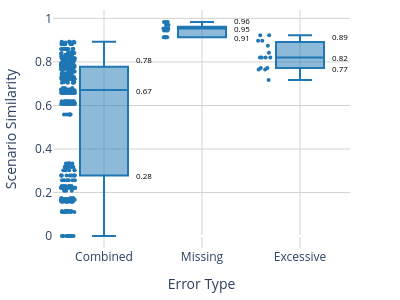

Notebook source saved alongside this figure:
### Code cell
import plotly.express as px

# Substituir os valores na coluna tipo_de_erro
given_then_df['tipo_de_erro'] = given_then_df['tipo_de_erro'].replace({
    'alfa': 'Missing',
    'beta': 'Excessive',
    'alfa+beta': 'Combined'
})

# Criar o boxplot com ajustes estilizados
fig = px.box(
    given_then_df,
    x='tipo_de_erro',
    y='Scenario Similarity',
    labels={'Scenario Similarity': 'Scenario Similarity', 'tipo_de_erro': 'Error Type'},
    points="all",  # Mostrar todos os pontos no boxplot
    color_discrete_sequence=["#1f77b4"]  # Cor uniforme e discreta
)

# Calcular estatísticas (Q1, mediana e Q3) para cada categoria
quartiles = given_then_df.groupby('tipo_de_erro')['Scenario Similarity'].quantile([0.25, 0.5, 0.75]).unstack()

# Adicionar anotações para Q1, mediana e Q3
for error_type, stats in quartiles.iterrows():
    q1 = stats[0.25]
    median = stats[0.5]
    q3 = stats[0.75]
    
    # Adicionar anotação para Q1
    fig.add_annotation(
        x=error_type,
        y=q1,
        text=f"{q1:.2f}",
        showarrow=False,
        font=dict(size=8, color="black"),
        yshift=0,
        xshift=40  # Ajuste da posição vertical
    )
    
    # Adicionar anotação para Mediana
    fig.add_annotation(
        x=error_type,
        y=median,
        text=f"{median:.2f}",
        showarrow=False,
        font=dict(size=8, color="black"),
        yshift=0,
        xshift=40
    )
    
    # Adicionar anotação para Q3
    fig.add_annotation(
        x=error_type,
        y=q3,
        text=f"{q3:.2f}",
        showarrow=False,
        font=dict(size=8, color="black"),
        yshift=7,
        xshift=40
    )

# Ajustar layout e estilização
fig.update_layout(
    title=None,  # Remover título acima do gráfico
    xaxis_title="Error Type",  # Legenda do eixo X
    yaxis_title="Scenario Similarity",  # Legenda do eixo Y
    font=dict(size=12),  # Ajustar tamanho da fonte
    plot_bgcolor="white",  # Fundo branco para maior clareza
    xaxis=dict(
        showgrid=True,
        gridcolor='lightgray',
        categoryorder="total descending",  # Ordenar categorias se necessário
    ),
    yaxis=dict(showgrid=True, gridcolor='lightgray'),  # Linhas de grade discretas
    margin=dict(l=50, r=50, t=10, b=50),  # Margens ajustadas
    bargap=0.2,  # Reduzir o espaçamento horizontal entre as caixas
    width=400,  # Largura do gráfico
    height=300  # Altura do gráfico
)

# Ajustar traços para destacar os pontos e manter a mediana visível
fig.update_traces(marker=dict(size=4), jitter=0.3, boxpoints='all')  # Ajustes de visualização dos pontos

# Exibir o gráfico
fig.show()

### Figure 1 — Plotly figure (JSON) as saved in the notebook; plotly's stock layout.template omitted (floating-point values rounded to 4 significant figures; data arrays with more than 128 entries replaced by an {"elided": "..."} marker saying what was removed)
{"data": [{"alignmentgroup": "True", "boxpoints": "all", "hovertemplate": "Error Type=%{x}<br>Scenario Similarity=%{y}<extra></extra>", "jitter": 0.3, "legendgroup": "", "marker": {"color": "#1f77b4", "size": 4}, "name": "", "notched": false, "offsetgroup": "", "orientation": "v", "showlegend": false, "type": "box", "x": {"elided": "464 str values"}, "x0": " ", "xaxis": "x", "y": {"elided": "464 float values"}, "y0": " ", "yaxis": "y"}], "layout": {"annotations": [{"font": {"color": "black", "size": 8}, "showarrow": false, "text": "0.28", "x": "Combined", "xshift": 40, "y": 0.278, "yshift": 0}, {"font": {"color": "black", "size": 8}, "showarrow": false, "text": "0.67", "x": "Combined", "xshift": 40, "y": 0.671, "yshift": 0}, {"font": {"color": "black", "size": 8}, "showarrow": false, "text": "0.78", "x": "Combined", "xshift": 40, "y": 0.778, "yshift": 7}, {"font": {"color": "black", "size": 8}, "showarrow": false, "text": "0.77", "x": "Excessive", "xshift": 40, "y": 0.772, "yshift": 0}, {"font": {"color": "black", "size": 8}, "showarrow": false, "text": "0.82", "x": "Excessive", "xshift": 40, "y": 0.82, "yshift": 0}, {"font": {"color": "black", "size": 8}, "showarrow": false, "text": "0.89", "x": "Excessive", "xshift": 40, "y": 0.886, "yshift": 7}, {"font": {"color": "black", "size": 8}, "showarrow": false, "text": "0.91", "x": "Missing", "xshift": 40, "y": 0.914, "yshift": 0}, {"font": {"color": "black", "size": 8}, "showarrow": false, "text": "0.95", "x": "Missing", "xshift": 40, "y": 0.954, "yshift": 0}, {"font": {"color": "black", "size": 8}, "showarrow": false, "text": "0.96", "x": "Missing", "xshift": 40, "y": 0.958, "yshift": 7}], "bargap": 0.2, "boxmode": "group", "font": {"size": 12}, "height": 300, "legend": {"tracegroupgap": 0}, "margin": {"b": 50, "l": 50, "r": 50, "t": 10}, "plot_bgcolor": "white", "title": {}, "width": 400, "xaxis": {"anchor": "y", "categoryorder": "total descending", "domain": [0, 1], "gridcolor": "lightgray", "showgrid": true, "title": {"text": "Error Type"}}, "yaxis": {"anchor": "x", "domain": [0, 1], "gridcolor": "lightgray", "showgrid": true, "title": {"text": "Scenario Similarity"}}}}
